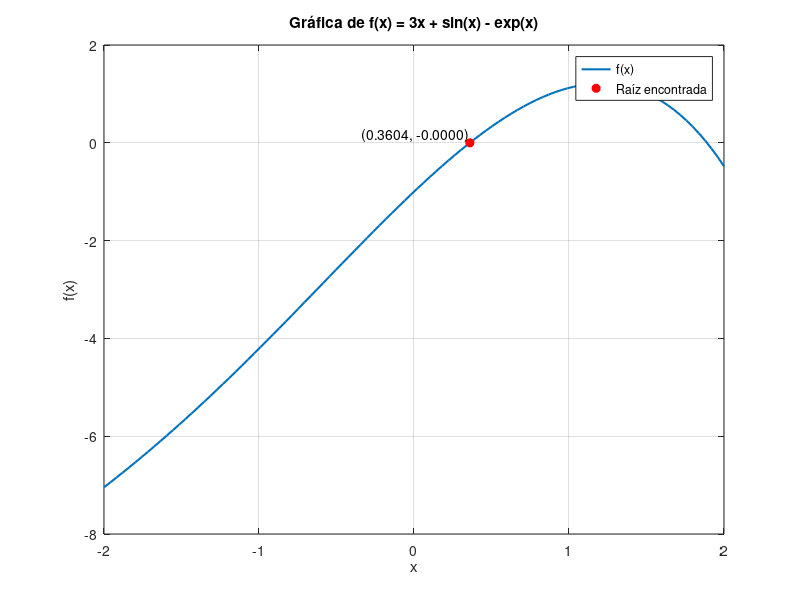

The MATLAB source for this figure:
% Función f(x)
f = @(x) 3*x + sin(x) - exp(x);

% Derivada de f(x)
df = @(x) 3 + cos(x) - exp(x);

% Valor inicial
x0 = 0;

% Tolerancia
tolerancia = 0.001;

% Máximo número de iteraciones
max_iter = 50;

% Inicialización de variables
iter = 0;
x = x0;
error = inf;

% Iteración del método de Newton
while abs(error) > tolerancia && iter < max_iter
    x_prev = x;
    x = x - f(x) / df(x);
    error = x - x_prev;
    iter = iter + 1;
    
    fprintf('Iteración %d: x = %.5f, error = %.5f\n', iter, x, error);
end

% Mostrar resultado
fprintf('La raíz aproximada es x = %.5f con error de %.5f\n', x, error);

% Gráfica de la función f(x)
figure;
x_vals = linspace(-2, 2, 100);
y_vals = f(x_vals);
plot(x_vals, y_vals, 'LineWidth', 1.5);
hold on;

% Graficar la raíz encontrada
plot(x, f(x), 'ro', 'MarkerFaceColor', 'r');
text(x, f(x), sprintf('(%.4f, %.4f)', x, f(x)), 'VerticalAlignment', 'bottom', 'HorizontalAlignment', 'right');

% Detalles de la gráfica
title('Gráfica de f(x) = 3x + sin(x) - exp(x)');
xlabel('x');
ylabel('f(x)');
grid on;

% Mostrar leyenda
legend('f(x)', 'Raíz encontrada', 'Location', 'Best');

% Mostrar iteraciones en la consola
fprintf('Iteraciones necesarias: %d\n', iter);
